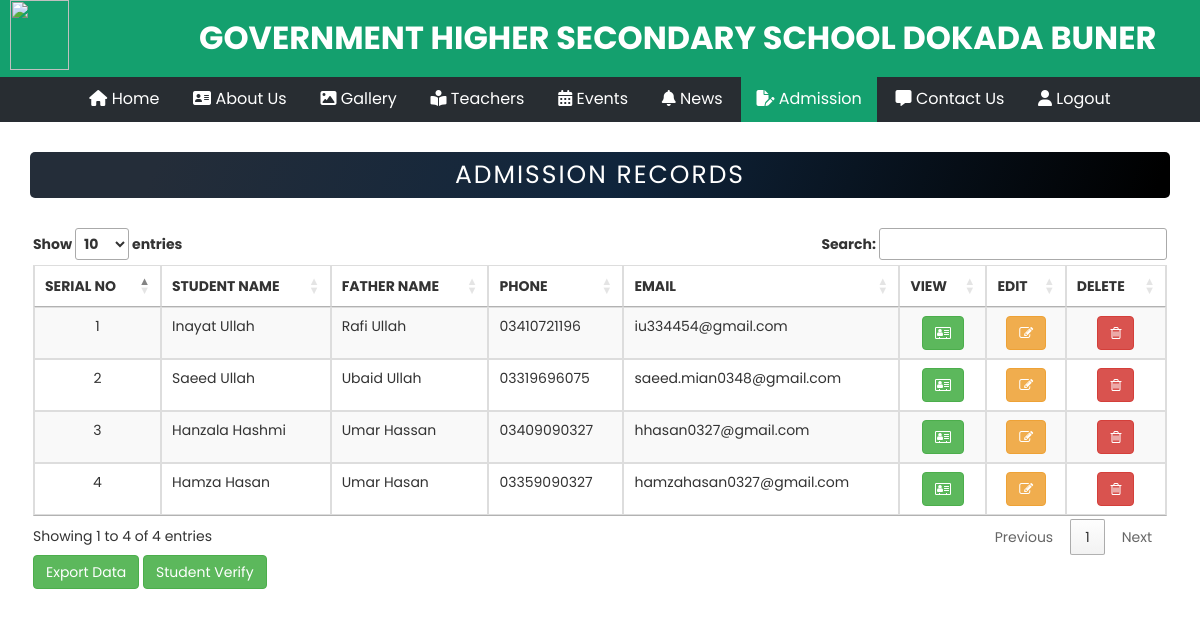
/Admin-Admission.php (signed in), run on the app's committed database.
### tables this page shows
CREATE TABLE `admission` (
  `id` int(11) NOT NULL,
  `profile_image` varchar(255) NOT NULL,
  `feeslip_image` varchar(255) NOT NULL,
  `session` int(11) NOT NULL,
  `student_name` varchar(50) NOT NULL,
  `student_cnic` varchar(13) NOT NULL,
  `student_mobile` varchar(13) NOT NULL,
  `father_name` varchar(50) NOT NULL,
  `father_cnic` varchar(13) NOT NULL,
  `father_mobile` varchar(13) NOT NULL,
  `gender` varchar(50) NOT NULL,
  `date_birth` date NOT NULL,
  `blood_group` varchar(50) NOT NULL,
  `home_address` varchar(255) NOT NULL,
  `email` varchar(50) NOT NULL,
  `religion` varchar(50) NOT NULL,
  `school_board` varchar(255) NOT NULL,
  `roll_number` int(11) NOT NULL,
  `passing_year` int(11) NOT NULL,
  `total_marks` int(11) NOT NULL,
  `obtained_marks` int(11) NOT NULL,
  `percentage` varchar(50) NOT NULL,
  `grade` varchar(50) NOT NULL,
  `groups` varchar(50) NOT NULL,
  `status` varchar(255) NOT NULL,
  `upload_date` timestamp NOT NULL DEFAULT current_timestamp() ON UPDATE current_timestamp()
);

### Admin-Admission.php (the view, shortened to what this page needs)
<?php
include('Connection.php');
?>
<!DOCTYPE html>
<html lang="en">
<head>
	<link rel="stylesheet" href="https://cdnjs.cloudflare.com/ajax/libs/font-awesome/6.2.1/css/all.min.css"/>
    <link rel="stylesheet" href="https://cdnjs.cloudflare.com/ajax/libs/font-awesome/4.7.0/css/font-awesome.min.css">
	<link rel="stylesheet" href="https://maxcdn.bootstrapcdn.com/bootstrap/3.4.1/css/bootstrap.min.css">
	<link rel="stylesheet" href="//cdn.datatables.net/1.10.20/css/jquery.dataTables.min.css">
</head>
<body>
	<header>
        <div class="logo">
            <img src="Folder/Logo.png">
        </div>
        <div class="name">
            <h1>GOVERNMENT HIGHER SECONDARY SCHOOL DOKADA BUNER</h1>
        </div>
    </header>
    <nav>
        <ul>
            <li><a href="#"><i class="fa-solid fa-house"></i> Home</a>
            </li>
            <li><a href="Admin-About.php"><i class="fa-solid fa-address-card"></i> About Us</a></li>
            <li><a href="Admin-Gallery.php"><i class="fa-solid fa-image"></i> Gallery</a></li>
            <li><a href="Admin-Teachers.php"><i class="fa-solid fa-book-open-reader"></i> Teachers</a></li>
            <li><a href="#"><i class="fa-solid fa-calendar"></i> Events</a></li>
            <li><a href="#"><i class="fa-solid fa-bell"></i> News</a>
            </li>
            <li class="click"><a href="#"><i class="fa-solid fa-file-pen"></i> Admission</a>
            </li>
            <li><a href="Admin-Contact.php"><i class="fa-solid fa-message"></i> Contact Us</a></li>
            <li><a href="Admin-Logout.php"><i class="fa-solid fa-user"></i> Logout</a></li>
        </ul>
    </nav>
	<div class="myhead">
        <p>ADMISSION RECORDS</p>
    </div>
	<div class="container" style="width: 97%; margin: 30px auto;">
		<table class="table table-bordered table-striped table-hover" id="myTable">
			<thead>
				<tr>
			   		<th class="text-center" scope="col">SERIAL NO</th>
					<th class="text-center" scope="col">STUDENT NAME</th>
					<th class="text-center" scope="col">FATHER NAME</th>
					<th class="text-center" scope="col">PHONE</th>
					<th class="text-center" scope="col">EMAIL</th>
					<th class="text-center" scope="col">VIEW</th>
					<th class="text-center" scope="col">EDIT</th>
					<th class="text-center" scope="col">DELETE</th>
				</tr>
			</thead>
			<?php
        	$get_data = "SELECT * FROM admission ORDER BY 1 DESC";
        	$run_data = mysqli_query($conn, $get_data);
			$i = 0;
        	while($row = mysqli_fetch_array($run_data)) {
				$sl = ++$i;
				$id = $row['id'];
				$sname = $row['student_name'];
				$fname = $row['father_name'];
				$smobile = $row['student_mobile'];
				$email = $row['email'];
        		echo "
				<tr>
					<td class='text-center'>$sl</td>
					<td class='text-left'>$sname</td>
					<td class='text-left'>$fname</td>
					<td class='text-left'>$smobile</td>
					<td class='text-left'>$email</td>
					<td class='text-center'>
						<span>
							<a href='#' class='btn btn-success mr-3 viewuser' data-toggle='modal' data-target='#view$id' title='Profile'>
							<i class='fa fa-address-card-o' aria-hidden='true'></i></a>
						</span>
					</td>
					<td class='text-center'>
						<span>
							<a href='#' class='btn btn-warning mr-3 edituser' data-toggle='modal' data-target='#edit$id' title='Edit'>
							<i class='fa fa-pencil-square-o' aria-hidden='true'></i></a>
						</span>
					</td>
					<td class='text-center'>
						<span>
							<a href='#' class='btn btn-danger mr-3 deleteuser' data-toggle='modal' data-target='#delete$id' title='Delete'>
							<i class='fa fa-trash-o' aria-hidden='true'></i></a>
						</span>
					</td>
				</tr>";
        	}
        	?>
		</table>
		<form action="Admission-Export.php" method="post">
    		<input type="submit" name="export" class="btn btn-success" value="Export Data"/>
			<a href="Admission-Verify.php" class="btn btn-success">Student Verify</a>
    	</form>
	</div>
</body>
</html>

### Admin-Admission.php (style rules this page uses)
* { padding: 0; margin: 0; box-sizing: border-box; font-family: 'Poppins', sans-serif; }
header { background-color: rgb(20, 160, 110); color: white; padding: 0px 10px 7px 10px; display: flex; position: sticky; top: 0; left: 0; z-index: 1000; }
.logo { width: 5%; }
.logo img { width: 100%; height: 70px; object-fit: cover; }
.name h1 { margin-left: 130px; font-size: 32px; font-weight: bold; }
nav { background-color: rgb(40, 45, 50); text-align: center; position: sticky; top: 77px; left: 0; z-index: 1000; }
nav ul li { display: inline-block; background-color: rgb(40, 45, 50); position: relative; }
nav ul li a { color: white; font-size: 16px; padding: 11px 15px; display: block; }
nav .click { background-color: rgb(20, 160, 110); }
.myhead p { background: linear-gradient(109.6deg, rgb(36, 45, 57) 11.2%, rgb(16, 37, 60) 51.2%, rgb(0, 0, 0) 98.6%); color: white; padding: 5px; margin: 30px; font-size: 25px; border-radius: 5px; text-align: center; letter-spacing: 2px; }

### data on the page
admission: sl "1", student_name "Inayat Ullah", father_name "Rafi Ullah", student_mobile "03410721196", email "iu334454@gmail.com"
admission: sl "2", student_name "Saeed Ullah", father_name "Ubaid Ullah", student_mobile "03319696075", email "saeed.mian0348@gmail.com"
admission: sl "3", student_name "Hanzala Hashmi", father_name "Umar Hassan", student_mobile "03409090327", email "hhasan0327@gmail.com"
admission: sl "4", student_name "Hamza Hasan", father_name "Umar Hasan", student_mobile "03359090327", email "hamzahasan0327@gmail.com"
